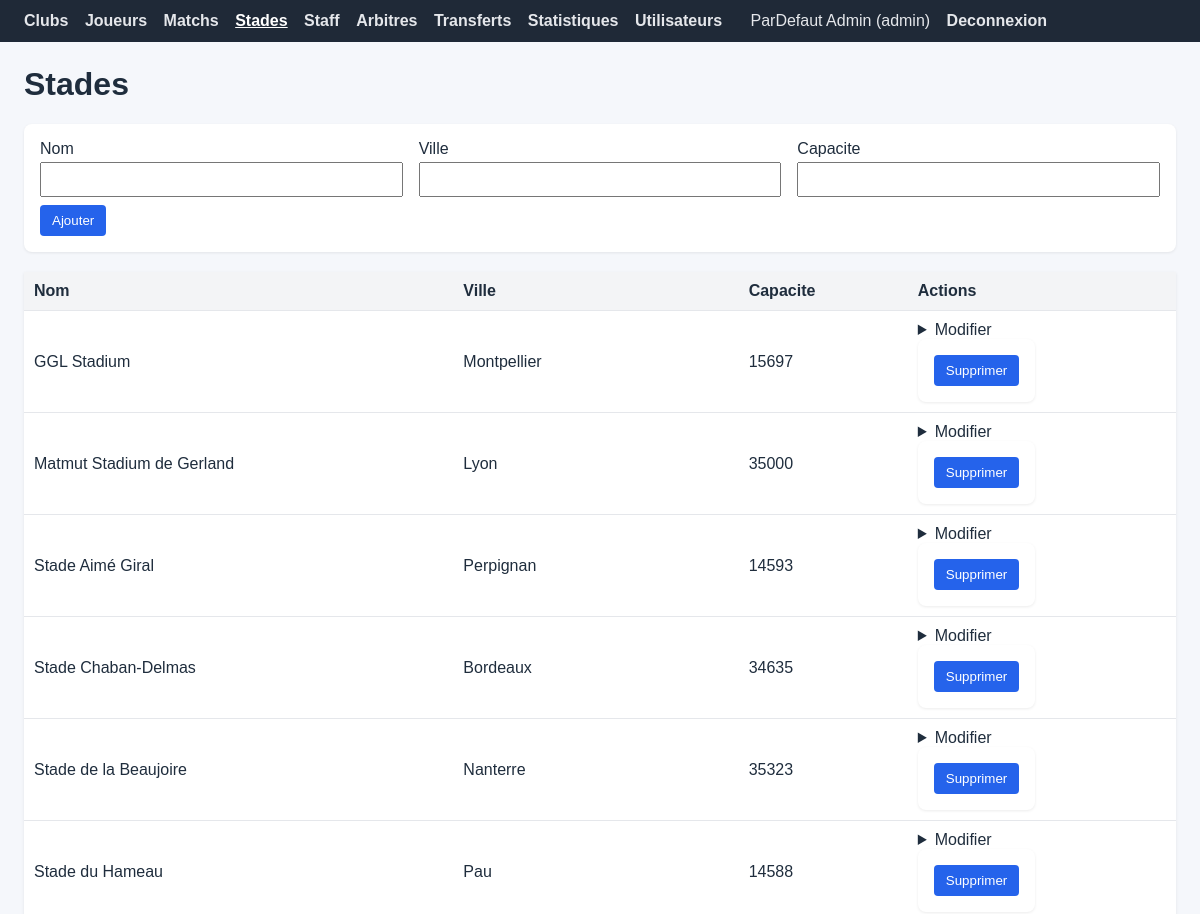
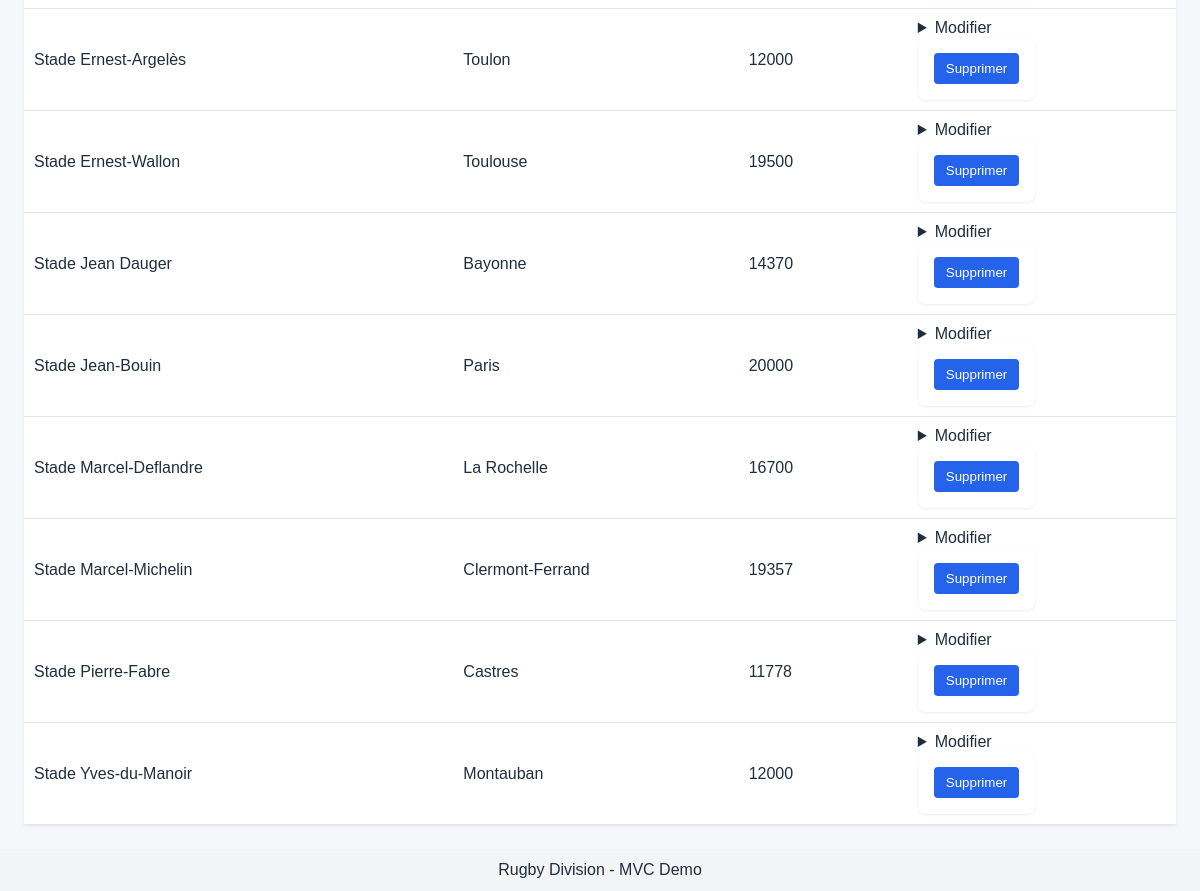
The page /index.php?page=stade (signed in) on the database its author committed (2 pictures, top to bottom).
### tables this page shows
CREATE TABLE `stade` (
  `idStade` int(11) NOT NULL,
  `nom` varchar(50) NOT NULL,
  `ville` varchar(50) NOT NULL,
  `capacite` int(11) DEFAULT NULL
);

### controleur/helpers.php (called while the page is built, shortened)
<?php
function controller_render(string $view, array $params = []): void
{
    require __DIR__ . '/../vue/layouts/header.php';
    require $viewPath;
    require __DIR__ . '/../vue/layouts/footer.php';
}

### controleur/stade.php (called while the page is built, shortened)
<?php
require_once __DIR__ . '/helpers.php';
require_once __DIR__ . '/../modele/Stade.php';
function stade_index(): void
{
    $stades = (new Stade())->findAll('nom');
    controller_render('stade', ['stades' => $stades]);
}

### index.php (called while the page is built, shortened)
<?php
require_once __DIR__ . '/controleur/helpers.php';
$page = $_GET['page'] ?? 'club';
$action = $_GET['action'] ?? 'index';
$fn = $page . '_' . $action;
$fn();

### modele/Database.php (called while the page is built)
<?php
class Database
{
    private static string $host = "localhost";
    private static int $port = 3366;
    private static string $dbName = "rugbydivision1";
    private static string $username = "root";
    private static string $password = "";
    private static ?PDO $conn = null;
    public static function getConnection(): PDO
    {
        if (self::$conn === null) {
            $dsn = "mysql:host=" . self::$host . ";port=" . self::$port . ";dbname=" . self::$dbName . ";charset=utf8";
            try {
                self::$conn = new PDO($dsn, self::$username, self::$password, [
                    PDO::ATTR_ERRMODE => PDO::ERRMODE_EXCEPTION,
                    PDO::ATTR_TIMEOUT => 5,
                ]);
            } catch (PDOException $e) {
                die("Erreur de connexion a la base de donnees : " . $e->getMessage());
            }
        }
        return self::$conn;
    }
}

### modele/Stade.php (called while the page is built, shortened)
<?php
require_once __DIR__ . '/Database.php';
class Stade
{
    protected $table = 'stade';
    protected function db(): PDO
    {
        return Database::getConnection();
    }
    public function findAll(string $orderBy = ''): array
    {
        $sql = "SELECT * FROM {$this->table}";
        if ($orderBy !== '') {
            $sql .= " ORDER BY {$orderBy}";
        }
        $stmt = $this->db()->prepare($sql);
        $stmt->execute();
        return $stmt->fetchAll(PDO::FETCH_ASSOC);
    }
}

### vue/stade.php (the view, shortened to what this page needs)
<h1>Stades</h1>
<?php if (($currentUser['droits'] ?? null) === ROLE_ADMIN): ?>
<form method="post" action="index.php?page=stade&action=store">
    <div class="grid">
        <label>Nom
            <input type="text" name="nom" required>
        </label>
        <label>Ville
            <input type="text" name="ville" required>
        </label>
        <label>Capacite
            <input type="number" name="capacite" min="0" required>
        </label>
    </div>
    <button type="submit">Ajouter</button>
</form>
<?php endif; ?>
<table>
    <thead>
    <tr>
        <th>Nom</th>
        <th>Ville</th>
        <th>Capacite</th>
        <th>Actions</th>
    </tr>
    </thead>
    <tbody>
    <?php foreach ($stades as $stade): ?>
        <tr>
            <td><?= $stade['nom'] ?></td>
            <td><?= $stade['ville'] ?></td>
            <td><?= $stade['capacite'] ?></td>
            <td class="actions">
                <?php if (in_array($currentUser['droits'] ?? -1, [ROLE_STAFF, ROLE_ADMIN], true)): ?>
                <details>
                    <summary>Modifier</summary>
                </details>
                <?php endif; ?>
                <?php if (($currentUser['droits'] ?? null) === ROLE_ADMIN): ?>
                <form method="post" action="index.php?page=stade&action=delete" onsubmit="return confirm('Supprimer ce stade ?');">
                    <button type="submit">Supprimer</button>
                </form>
                <?php endif; ?>
            </td>
        </tr>
    <?php endforeach; ?>
    </tbody>
</table>

### css/app.css (style rules this page uses)
body { font-family: Arial, sans-serif; margin: 0; padding: 0; background: #f5f7fb; color: #1f2d3d; }
h1 { margin-top: 0; }
form { margin-bottom: 20px; background: #fff; padding: 16px; border-radius: 8px; box-shadow: 0 1px 3px rgba(0, 0, 0, 0.08); }
label { display: block; margin-bottom: 8px; }
input, select { width: 100%; padding: 8px; margin-top: 4px; box-sizing: border-box; }
button { padding: 8px 12px; background: #2563eb; color: #fff; border: none; border-radius: 4px; cursor: pointer; }
table { width: 100%; border-collapse: collapse; margin-top: 12px; background: #fff; box-shadow: 0 1px 3px rgba(0, 0, 0, 0.08); }
th, td { padding: 10px; border-bottom: 1px solid #e5e7eb; text-align: left; }
th { background: #f3f4f6; }
.actions form { display: inline-block; margin: 0; }
.grid { display: grid; grid-template-columns: repeat(auto-fit, minmax(280px, 1fr)); gap: 16px; }

### rows shown on the page
stade: nom "GGL Stadium", ville "Montpellier", capacite "15697"
stade: nom "Matmut Stadium de Gerland", ville "Lyon", capacite "35000"
stade: nom "Stade Aimé Giral", ville "Perpignan", capacite "14593"
stade: nom "Stade Chaban-Delmas", ville "Bordeaux", capacite "34635"
stade: nom "Stade de la Beaujoire", ville "Nanterre", capacite "35323"
stade: nom "Stade du Hameau", ville "Pau", capacite "14588"
stade: nom "Stade Ernest-Argelès", ville "Toulon", capacite "12000"
stade: nom "Stade Ernest-Wallon", ville "Toulouse", capacite "19500"
stade: nom "Stade Jean Dauger", ville "Bayonne", capacite "14370"
stade: nom "Stade Jean-Bouin", ville "Paris", capacite "20000"
stade: nom "Stade Marcel-Deflandre", ville "La Rochelle", capacite "16700"
stade: nom "Stade Marcel-Michelin", ville "Clermont-Ferrand", capacite "19357"
stade: nom "Stade Pierre-Fabre", ville "Castres", capacite "11778"
stade: nom "Stade Yves-du-Manoir", ville "Montauban", capacite "12000"

### other values the page prints
$label "Clubs"
$label "Joueurs"
$label "Matchs"
$label "Stades"
$label "Staff"
$label "Arbitres"
$label "Transferts"
$label "Statistiques"
$label "Utilisateurs"
$roleLabel "admin"
